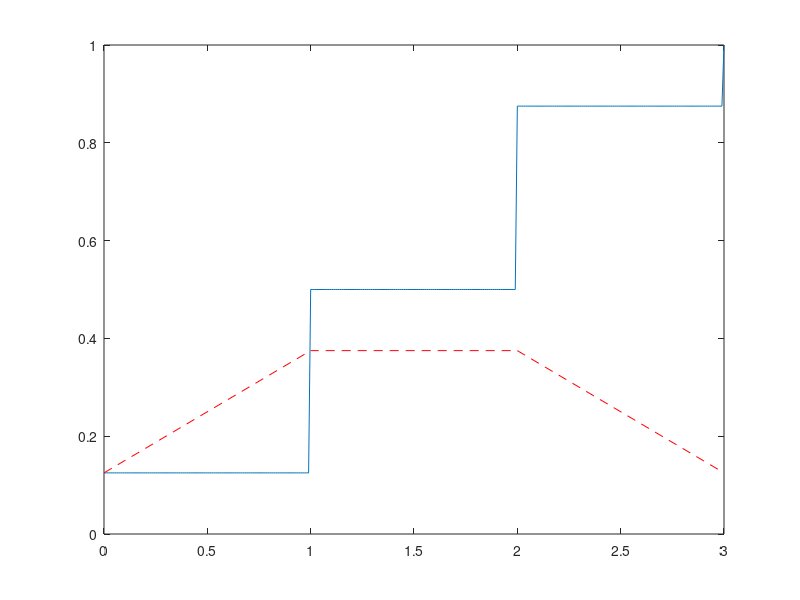

Reproduce this figure in MATLAB.
x = 0 : 0.01 : 3
fx = binocdf(x, 3, 1 / 2)
plot(x, fx)

hold on

xx = 0 : 3
gx = binopdf(xx, 3, 1 / 2)
plot(xx, gx, "r--")
